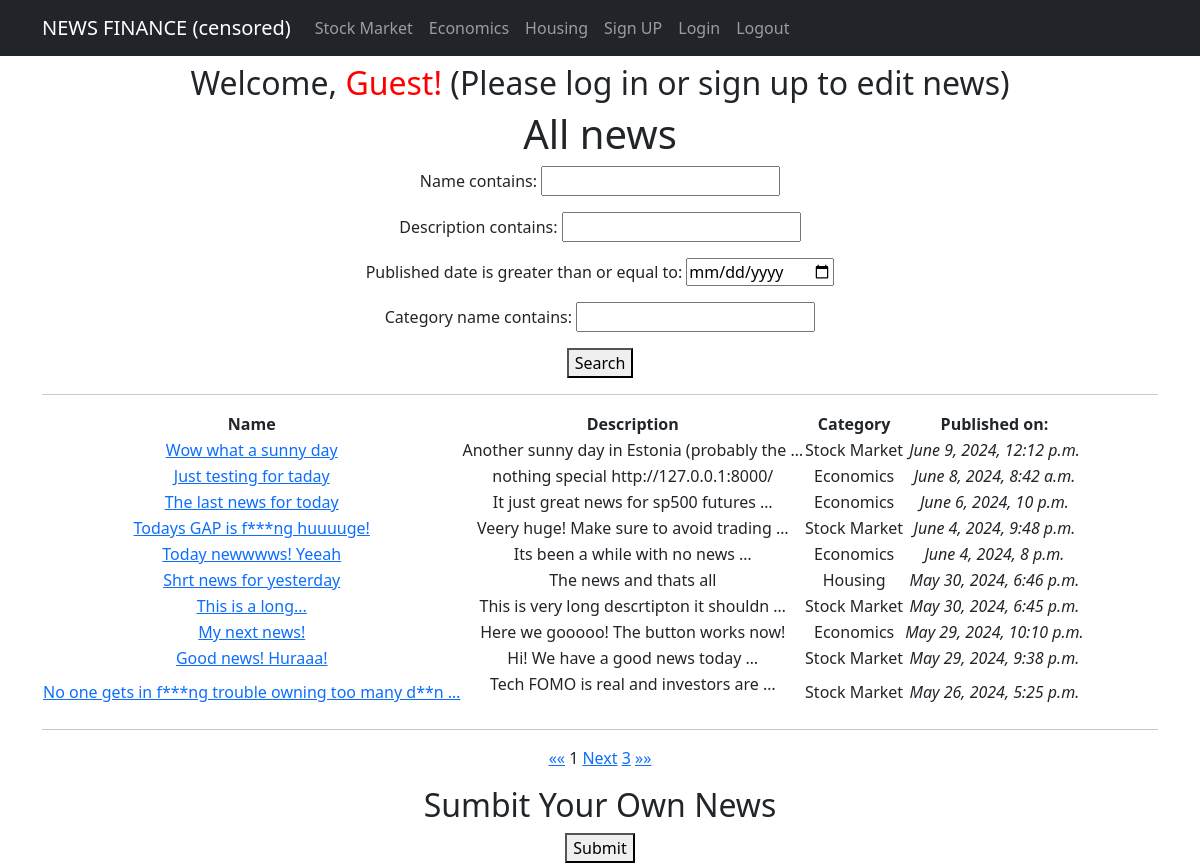
The page /news/ on the database as committed earlier.
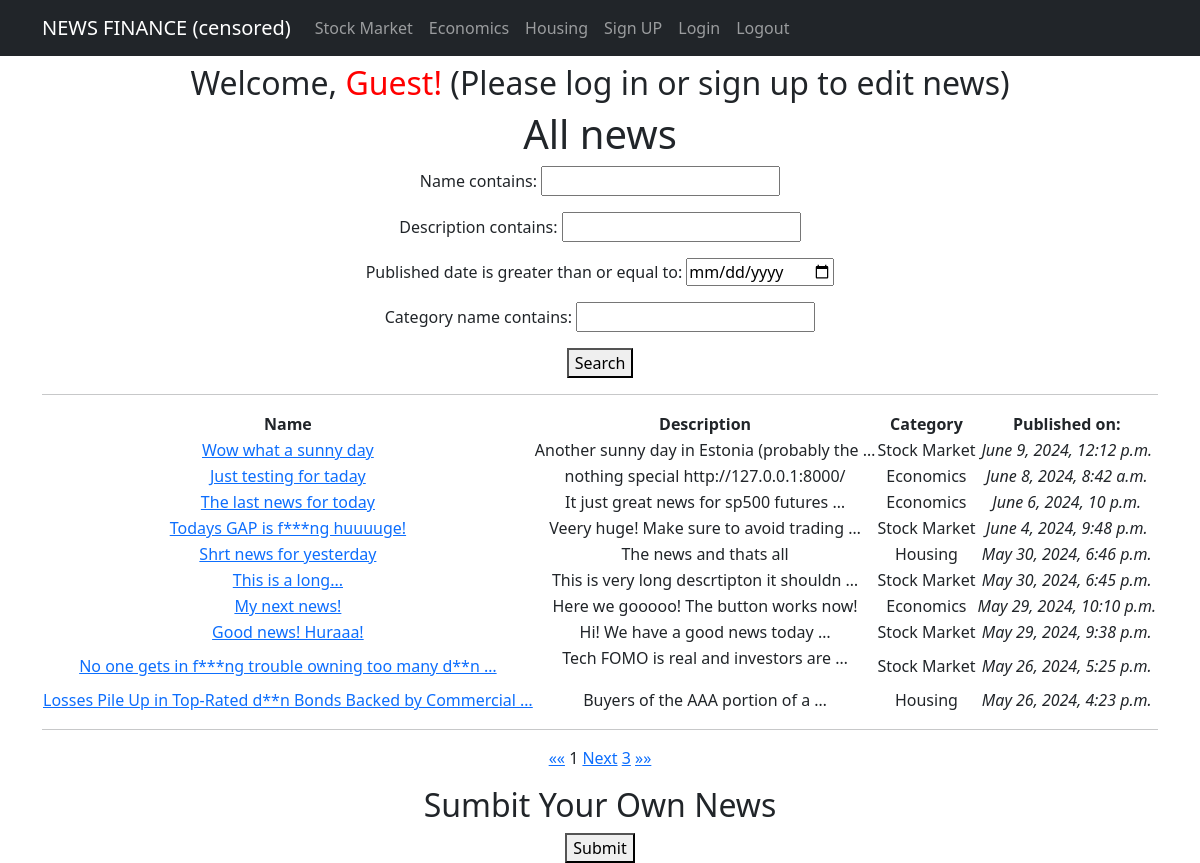
The same page on the database as committed later.
### app/models.py (models this page shows, shortened)
class News(models.Model):
    name = models.CharField(max_length=150, unique=True)
    description = models.TextField()
    published_date = models.DateTimeField(auto_now_add=True)
    category = models.ForeignKey(to='Category', on_delete=models.CASCADE, related_name='news')
    class Meta:
        verbose_name_plural = "News"

class Category(models.Model):
    name = models.CharField(max_length=100, unique=True)
    class Meta:
        verbose_name_plural = "Categories"

### app/views.py (the view)
# urls.py: path('news/', NewsList.as_view(), name='news_list'),  # General news page
class NewsList(ListView):
    model = News
    ordering = ['-published_date']
    template_name = 'news_list.html'
    context_object_name = 'news_list'
    paginate_by = 10     # number of entries per page
    def get_queryset(self):
        queryset = super().get_queryset()
        self.filterset = NewsFilter(self.request.GET, queryset)
        return self.filterset.qs
    def get_context_data(self, **kwargs):
        context = super().get_context_data(**kwargs)
        context['filterset'] = self.filterset
        return context

### app/templatetags/custom_filters.py (called while the page is built)
@register.filter(name='censor_bad_words')
def censor_bad_words(value):
    words = value.split()
    censored_words = [BAD_WORDS.get(word, word) for word in words]
    return ' '.join(censored_words)

### templates/news_list.html (shortened to what this page needs)
{% extends 'flatpages/default.html' %}
{% load custom_filters %}
{% block content %}
<h1>All news</h1>
   <form method="get">
       {{ filterset.form.as_p }}
       <button type="submit">Search</button>
   </form>
<hr>
<table>
       <tr>
           <td><strong>Name</strong></td>
           <td><strong>Description</strong></td>
           <td><strong>Category</strong></td>
           <td><strong>Published on:</strong></td>
       </tr>
       {% for news_list in news_list %}
       <tr>
           <td>
                <a href="{% url 'news_detail' news_list.id %}">{{ news_list.name|censor_bad_words|truncatewords:10 }}</a>
           </td>
           <td>{{ news_list.description|truncatewords:7|safe }}</td>
           <td>{{ news_list.category.name }}</td>
           <td><i>{{ news_list.published_date }}</i></td>
       </tr>
       {% endfor %}
</table>
<hr>
<a href="?page=1">&laquo;&laquo;</a>
{{ page_obj.number }}
{% if page_obj.has_next %}
    <a href="?{{ request.GET.urlencode }}&page={{ page_obj.next_page_number }}">Next</a>
    {% if paginator.num_pages != page_obj.next_page_number %}
        <a href="?page={{ page_obj.paginator.num_pages }}">{{ page_obj.paginator.num_pages }}</a>
    {% endif %}
{% endif %}
<a href="?page={{ page_obj.paginator.num_pages }}">&raquo;&raquo;</a>
<h2> Sumbit Your Own News </h2>
<a href="{% url 'create' %}"><button type="button">Submit</button>
</a>
{% endblock content %}

Rows that differ between the two databases and show on the page:
removed News: name|censor_bad_words "Today newwwws! Yeeah", description "Its been a while with no news …", category.name "Economics", published_date "June 4, 2024, 8 p.m."
now on this page (row unchanged): News: name|censor_bad_words "Losses Pile Up in Top-Rated d**n Bonds Backed by Commercial …", description "Buyers of the AAA portion of a …", category.name "Housing", published_date "May 26, 2024, 4:23 p.m."
